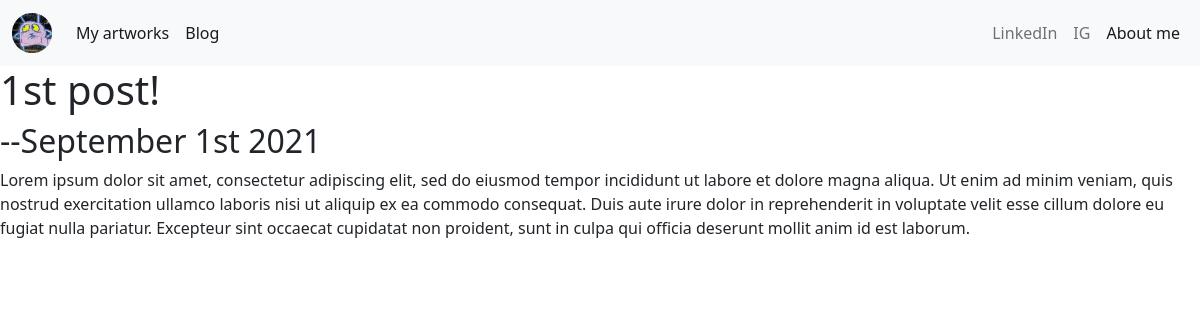
Page /blog/1/ on the committed database.
### blog/models.py (models this page shows, shortened)
class Blog(models.Model):
    title = models.CharField(max_length=200)
    text = models.TextField()
    url = models.URLField(blank=True)
    date = models.DateField()

### blog/views.py (the view)
# urls.py: path('<int:blog_id>/', views.detail, name='detail'),
def detail(request, blog_id):
    blog = get_object_or_404(Blog, pk=blog_id) #pk = database ID for post
    return render(request,'blog/detail.html', {'blog':blog})

### blog/templates/blog/detail.html
{% extends 'portfolio/base.html' %}
{% block content %}
<h1>{{ blog.title }}</h1>
<h2>--{{ blog.date|date:'F jS Y' }}</h2>
{{ blog.text|safe }}
{% endblock %}

### rows in the picture
Blog: title "1st post!", date "September 1st 2021", text "Lorem ipsum dolor sit amet, consectetur adipiscing elit, sed do eiusmod tempor incididunt ut labore et dolore magna aliqua. Ut enim ad minim veniam, quis nostrud exercitation ullamco laboris nisi ut aliquip ex ea commodo consequat. Duis aute irure dolor in reprehenderit in voluptate velit esse cillum dolore eu fugiat nulla pariatur. Excepteur sint occaecat cupidatat non proident, sunt in culpa qui officia deserunt mollit anim id est laborum."
